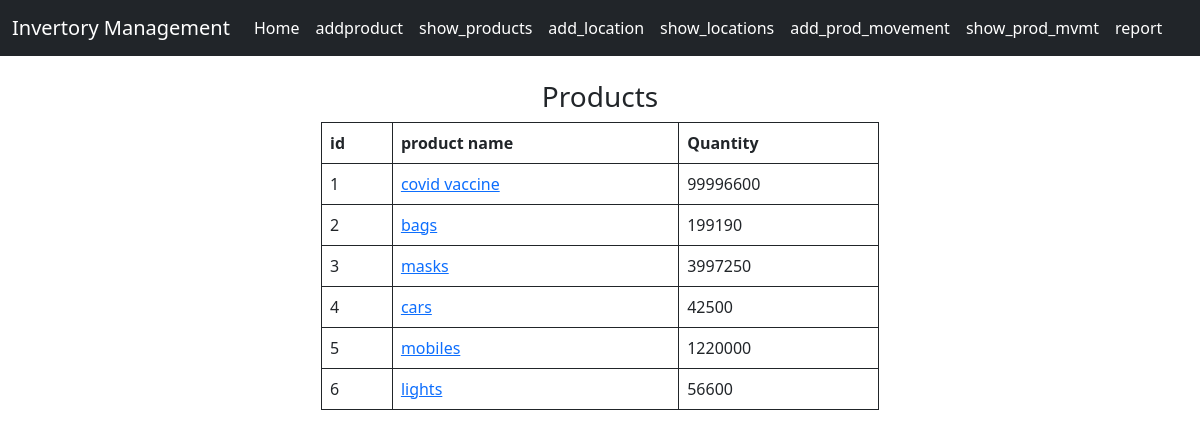
/product, run on the app's committed database.
### app.py (models this page shows, shortened)
class Product(db.Model):
    id =db.Column(db.Integer,primary_key=True)
    prod_name=db.Column(db.String(70),unique=True)
    prod_qty=db.Column(db.Integer)

### app.py (the view)
@app.route('/product')
def product():
    data=Product.query.all()
    m = db.inspect(Product)
    return render_template('product.html',column=m,products=data)

### templates/product.html
{% extends "base.html" %}
{% block content %}
    <br>
    <div class="showprd" align="center">
        <div class="container">
            <h3>Products</h3>
            <div class="col-6">
            <table class="table table-bordered border-dark border-2 rounded-1">
              <thead class="thead-dark">
                <tr>
                    <th>id</th>
                    <th>product name</th>
                    <th>Quantity</th>
                </tr>
              </thead>
                <tbody>
                    {% for prd in products %}
                    <tr>
                            <td>{{ prd.id }} </td>
                           <td><a href="/editprod/{{ prd.prod_name }}">{{ prd.prod_name }}</a></td>
                            <td>{{ prd.prod_qty }}</td>
                    </tr>
                    {% endfor %}
                </tbody>
            </table>
            </div>
        </div>
    </div>
{% endblock %}

### templates/base.html (shortened to what this page needs)
<!DOCTYPE html>
<html lang="en">
<head>
    <link href="https://cdn.jsdelivr.net/npm/bootstrap@5.0.0-beta2/dist/css/bootstrap.min.css" rel="stylesheet">
</head>
<body>
<nav class="navbar navbar-expand-lg navbar-dark bg-dark">
  <div class="container-fluid">
    <a class="navbar-brand" href="#">Invertory Management</a>
    <div class="collapse navbar-collapse" id="navbarSupportedContent">
      <ul class="navbar-nav me-auto mb-2 mb-lg-0">
        <li class="nav-item">
          <a class="nav-link active" aria-current="page" href="/">Home</a>
        </li>
        <li class="nav-item">
          <a class="nav-link active" href="/addproduct">addproduct</a>
        </li>
        <li class="nav-item">
          <a class="nav-link active" href="/product">show_products</a>
        </li>
          <li class="nav-item">
          <a class="nav-link active" href="/addlocation">add_location</a>
        </li>
          <li class="nav-item">
          <a class="nav-link active" href="/showlocations">show_locations</a>
        </li>
          <li class="nav-item">
          <a class="nav-link active" href="/addproductmvmt">add_prod_movement</a>
        </li>
          <li class="nav-item">
          <a class="nav-link active" href="/showprodmvmt">show_prod_mvmt</a>
        </li>
          <li class="nav-item">
          <a class="nav-link active" href="/report">report</a>
        </li>
      </ul>
    </div>
  </div>
</nav>
{% block content %}
{% endblock %}
</body>
</html>

### data on the page
Product: id "1", prod_name "covid vaccine", prod_qty "99996600"
Product: id "2", prod_name "bags", prod_qty "199190"
Product: id "3", prod_name "masks", prod_qty "3997250"
Product: id "4", prod_name "cars", prod_qty "42500"
Product: id "5", prod_name "mobiles", prod_qty "1220000"
Product: id "6", prod_name "lights", prod_qty "56600"
